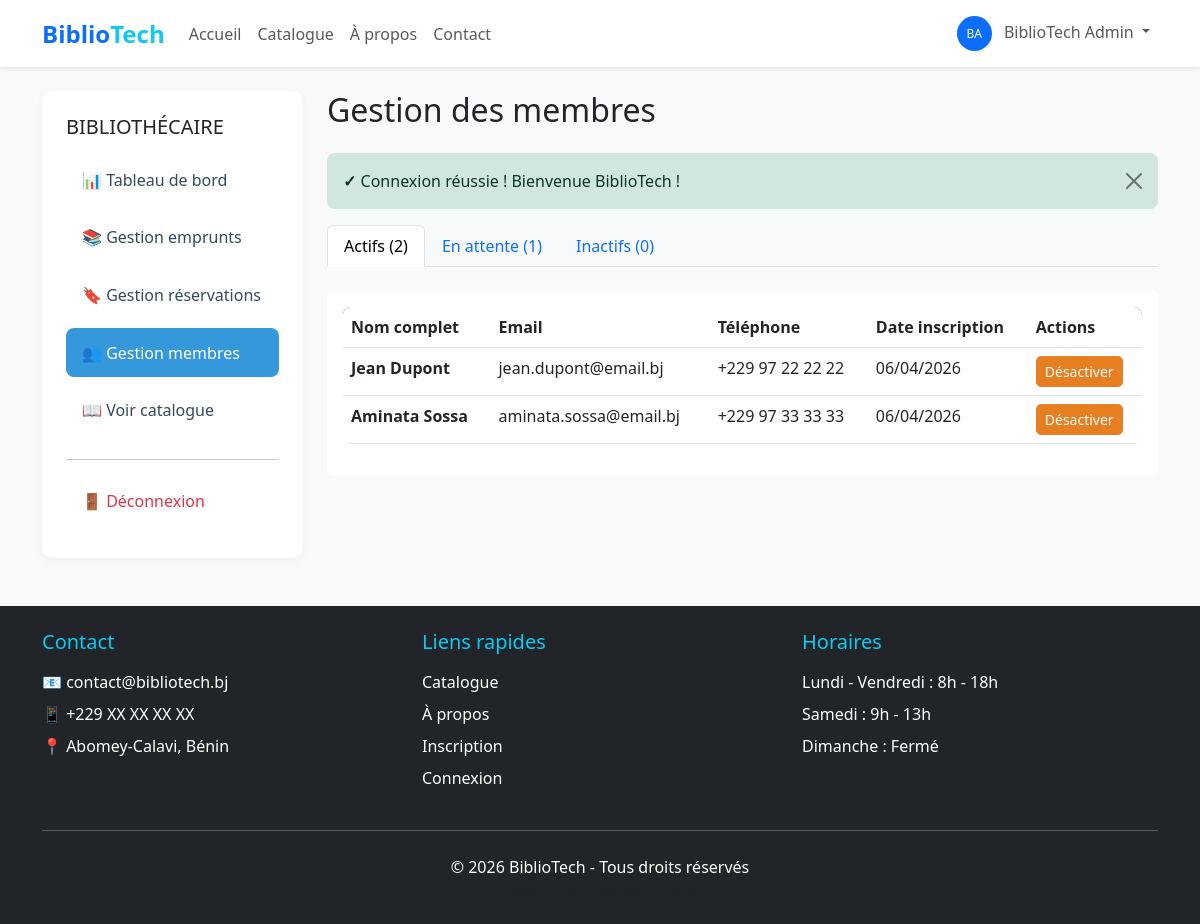
/frontend/bibliothecaire/membres.php (signed in), run on the app's committed database.
### tables this page shows
CREATE TABLE utilisateurs (
    id INT PRIMARY KEY AUTO_INCREMENT,
    nom VARCHAR(100) NOT NULL,
    prenoms VARCHAR(100) NOT NULL,
    email VARCHAR(150) UNIQUE NOT NULL,
    telephone VARCHAR(20),
    adresse TEXT,
    mot_de_passe VARCHAR(255) NOT NULL,
    role ENUM('membre', 'bibliothecaire', 'admin') DEFAULT 'membre',
    statut ENUM('actif', 'inactif', 'en_attente') DEFAULT 'en_attente',
    date_inscription DATETIME DEFAULT CURRENT_TIMESTAMP,
    derniere_connexion DATETIME,
    created_at TIMESTAMP DEFAULT CURRENT_TIMESTAMP,
    updated_at TIMESTAMP DEFAULT CURRENT_TIMESTAMP ON UPDATE CURRENT_TIMESTAMP,
    INDEX idx_email (email),
    INDEX idx_role (role),
    INDEX idx_statut (statut)
);

### backend/models/Utilisateur.php (called while the page is built, shortened)
<?php
class Utilisateur {
    private $conn;
    private $table = 'utilisateurs';
    public function __construct($db) {
        $this->conn = $db;
    }
    public function getTousMembres($statut = null) {
        $query = "SELECT id, nom, prenoms, email, telephone, statut, date_inscription
                  FROM " . $this->table . "
                  WHERE role = 'membre'";
        if ($statut) {
            $query .= " AND statut = :statut";
        }
        $query .= " ORDER BY date_inscription DESC";
        $stmt = $this->conn->prepare($query);
        if ($statut) {
            $stmt->bindParam(':statut', $statut);
        }
        $stmt->execute();
        return $stmt->fetchAll(PDO::FETCH_ASSOC);
    }
}
?>

### frontend/bibliothecaire/membres.php (the view, shortened to what this page needs)
<?php
require_once '../../backend/init.php';
require_once '../../backend/config/database.php';
require_once '../../backend/models/Utilisateur.php';
$database = new Database();
$db = $database->getConnection();
$utilisateur = new Utilisateur($db);
$membres_actifs = $utilisateur->getTousMembres('actif');
$membres_attente = $utilisateur->getTousMembres('en_attente');
$membres_inactifs = $utilisateur->getTousMembres('inactif');
?>
<!DOCTYPE html>
<html lang="fr">
<head>
    <link href="https://cdn.jsdelivr.net/npm/bootstrap@5.3.0/dist/css/bootstrap.min.css" rel="stylesheet">
    <link rel="stylesheet" href="../assets/css/style.css">
</head>
<body class="bg-light">
    <?php include '../includes/header.php'; ?>
    <div class="container my-4">
        <div class="row">
            <div class="col-md-3">
                <div class="sidebar">
                    <h5 class="mb-3">BIBLIOTHÉCAIRE</h5>
                    <nav class="nav flex-column">
                        <a class="nav-link" href="dashboard.php">📊 Tableau de bord</a>
                        <a class="nav-link" href="emprunts.php">📚 Gestion emprunts</a>
                        <a class="nav-link" href="reservations.php">🔖 Gestion réservations</a>
                        <a class="nav-link active" href="membres.php">👥 Gestion membres</a>
                        <a class="nav-link" href="../catalogue.php">📖 Voir catalogue</a>
                        <hr>
                        <a class="nav-link text-danger" href="../deconnexion.php">🚪 Déconnexion</a>
                    </nav>
                </div>
            </div>
            <div class="col-md-9">
                <h2 class="mb-4">Gestion des membres</h2>
                <?php echo afficherMessage(); ?>
                <ul class="nav nav-tabs mb-4">
                    <li class="nav-item">
                        <a class="nav-link active" data-bs-toggle="tab" href="#actifs">
                            Actifs (<?php echo count($membres_actifs); ?>)
                        </a>
                    </li>
                    <li class="nav-item">
                        <a class="nav-link" data-bs-toggle="tab" href="#attente">
                            En attente (<?php echo count($membres_attente); ?>)
                        </a>
                    </li>
                    <li class="nav-item">
                        <a class="nav-link" data-bs-toggle="tab" href="#inactifs">
                            Inactifs (<?php echo count($membres_inactifs); ?>)
                        </a>
                    </li>
                </ul>
                <div class="tab-content">
                    <div class="tab-pane fade show active" id="actifs">
                        <div class="card">
                            <div class="card-body">
                                <div class="table-responsive">
                                    <table class="table">
                                        <thead>
                                            <tr>
                                                <th>Nom complet</th>
                                                <th>Email</th>
                                                <th>Téléphone</th>
                                                <th>Date inscription</th>
                                                <th>Actions</th>
                                            </tr>
                                        </thead>
                                        <tbody>
                                            <?php foreach ($membres_actifs as $membre): ?>
                                            <tr>
                                                <td><strong><?php echo htmlspecialchars($membre['prenoms'] . ' ' . $membre['nom']); ?></strong></td>
                                                <td><?php echo htmlspecialchars($membre['email']); ?></td>
                                                <td><?php echo htmlspecialchars($membre['telephone']); ?></td>
                                                <td><?php echo formaterDate($membre['date_inscription']); ?></td>
                                                <td>
                                                    <form method="POST" style="display: inline;">
                                                        <button type="submit" name="changer_statut" class="btn btn-sm btn-warning"
                                                                onclick="return confirm('Désactiver ce membre ?')">
                                                            Désactiver
                                                        </button>
                                                    </form>
                                                </td>
                                            </tr>
                                            <?php endforeach; ?>
                                        </tbody>
                                    </table>
                                </div>
                            </div>
                        </div>
                    </div>
                </div>
            </div>
        </div>
    </div>
    <?php include '../includes/footer.php'; ?>
</body>
</html>

### frontend/assets/css/style.css (style rules this page uses)
:root { --primary: #2C3E50; --secondary: #3498DB; --accent: #E67E22; --success: #27AE60; --danger: #E74C3C; --warning: #F39C12; --info: #3498DB; --light: #ECF0F1; --dark: #34495E; }
body { font-family: 'Segoe UI', Tahoma, Geneva, Verdana, sans-serif; }
.card { transition: transform 0.3s, box-shadow 0.3s; border: none; }
.btn { border-radius: 5px; font-weight: 500; transition: all 0.3s; }
.btn-warning { background-color: var(--accent); border-color: var(--accent); color: white; }
.sidebar { background: white; border-radius: 10px; padding: 1.5rem; box-shadow: 0 2px 10px rgba(0,0,0,0.05); }
.sidebar .nav-link { color: var(--dark); border-radius: 8px; padding: 0.8rem 1rem; margin-bottom: 0.5rem; transition: all 0.3s; }
.sidebar .nav-link.active { background-color: var(--secondary); color: white; }
.table { border-radius: 8px; overflow: hidden; }
.table thead { background-color: var(--primary); color: white; }

### data on the page
utilisateurs: prenoms+nom "Jean Dupont", email "jean.dupont@email.bj", telephone "+229 97 22 22 22", date_inscription "06/04/2026"
utilisateurs: prenoms+nom "Aminata Sossa", email "aminata.sossa@email.bj", telephone "+229 97 33 33 33", date_inscription "06/04/2026"

### other printed values
substr($user['prenoms'], 0, 1) . substr($user['nom'], 0, 1) "BA"
$user['prenoms'] . ' ' . $user['nom'] "BiblioTech Admin"
$icon "✓"
$msg['message'] "Connexion réussie ! Bienvenue BiblioTech !"
count($membres_actifs) "2"
count($membres_attente) "1"
count($membres_inactifs) "0"
